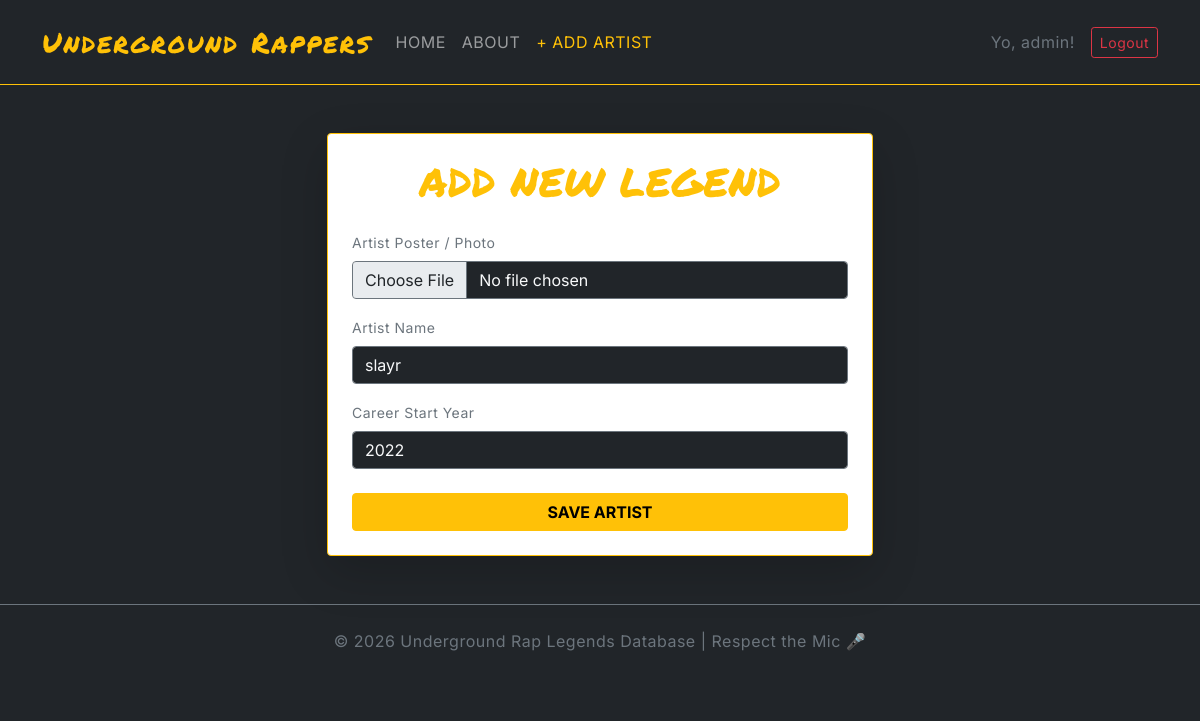
/update_artist/3 (signed in), run on the app's committed database.
### models.py (models this page shows, shortened)
class BaseModel:
    def create(self):
        db.session.add(self)
        db.session.commit()

class User(db.Model, BaseModel, UserMixin):
    __tablename__ = "users"
    id = db.Column(db.Integer(), primary_key=True)
    username = db.Column(db.String(), unique=True, nullable=False)
    password = db.Column(db.String(), nullable=False)
    role = db.Column(db.String(), default="Guest")

class Artist(db.Model, BaseModel):
    __tablename__ = "artists"
    id = db.Column(db.Integer(), primary_key=True)
    name = db.Column(db.String(), nullable=False)
    debut_year = db.Column(db.Integer(), nullable=False)
    image = db.Column(db.String(), default="default_image.jpg")

### routes.py (the view, shortened to what this page needs)
@app.route("/update_artist/<int:artist_id>", methods=["GET", "POST"])
@login_required
def update_artist(artist_id):
    artist = Artist.query.get_or_404(artist_id)
    form = ArtistForm(name=artist.name, debut_year=artist.debut_year)
    return render_template("add_artist.html", form=form)

### forms.py
class ArtistForm(FlaskForm):
    name = StringField("Artist Name", validators=[DataRequired()])
    debut_year = IntegerField("Debut Year", validators=[DataRequired()])
    image = FileField("Artist Image")
    submit = SubmitField("Save Artist")

### models.py (called while the page is built)
@login_manager.user_loader
def load_user(user_id):
    return User.query.get(int(user_id))

### templates/add_artist.html (shortened to what this page needs)
{% extends "base.html" %}
{% block content %}
<div class="row justify-content-center">
    <div class="col-md-6">
        <div class="card bg-black border-warning p-4 shadow-lg">
            <h1 class="text-center mb-4 text-warning" style="font-family: 'Permanent Marker';">ADD NEW LEGEND</h1>
            <form method="POST" enctype="multipart/form-data">
                <div class="mb-3">
                    <label class="form-label text-secondary small">Artist Poster / Photo</label>
                    {{ form.image(class="form-control bg-dark text-light border-secondary", accept=".png, .jpg, .jpeg") }}
                </div>
                <div class="mb-3">
                    <label class="form-label text-secondary small">Artist Name</label>
                    {{ form.name(class="form-control bg-dark text-light border-secondary", placeholder="მაგ: Eminem") }}
                </div>
                <div class="mb-3">
                    <label class="form-label text-secondary small">Career Start Year</label>
                    {{ form.debut_year(class="form-control bg-dark text-light border-secondary", placeholder="მაგ: 1996") }}
                </div>
                <div class="d-grid mt-4">
                    {{ form.submit(class="btn btn-warning fw-bold text-uppercase") }}
                </div>
            </form>
        </div>
    </div>
</div>
{% endblock %}

### templates/base.html (shortened to what this page needs)
<!doctype html>
<html lang="ka">
<head>
    <link href="https://cdn.jsdelivr.net/npm/bootstrap@5.0.2/dist/css/bootstrap.min.css" rel="stylesheet">
    <link rel="stylesheet" href="/static/style.css">
</head>
<body class="bg-dark text-light">
<nav class="navbar navbar-expand-lg navbar-dark bg-black border-bottom border-warning py-3">
  <div class="container">
    <a class="navbar-brand fs-3" href="/" style="font-family: 'Permanent Marker', cursive; color: #ffc107;">Underground Rappers</a>
    <div class="collapse navbar-collapse" id="navbarNav">
      <ul class="navbar-nav me-auto">
        <li class="nav-item"><a class="nav-link text-uppercase" href="/">Home</a></li>
        <li class="nav-item"><a class="nav-link text-uppercase" href="/about">About</a></li>
        {% if current_user.is_authenticated %}
        <li class="nav-item"><a class="nav-link text-uppercase text-warning" href="/add_artist">+ Add Artist</a></li>
        {% endif %}
      </ul>
      <div class="d-flex align-items-center">
        {% if current_user.is_authenticated %}
        <span class="me-3 text-secondary">Yo, {{ current_user.username }}!</span>
        <a href="/logout" class="btn btn-outline-danger btn-sm">Logout</a>
        {% else %}
        <a href="/login" class="btn btn-outline-warning me-2">Login</a>
        <a href="/register" class="btn btn-warning">Sign Up</a>
        {% endif %}
      </div>
    </div>
  </div>
</nav>
<div class="container mt-5">
    {% block content %}{% endblock %}
</div>
<footer class="text-center py-4 mt-5 text-secondary border-top border-secondary">
    <p>&copy; 2026 Underground Rap Legends Database | Respect the Mic 🎤</p>
</footer>
</body>
</html>

### static/style.css (style rules this page uses)
body { font-family: 'Inter', sans-serif; letter-spacing: 0.5px; }
.navbar-brand { letter-spacing: 2px; }

### data on the page
User: username "admin"
Artist: name "slayr", debut_year "2022"
